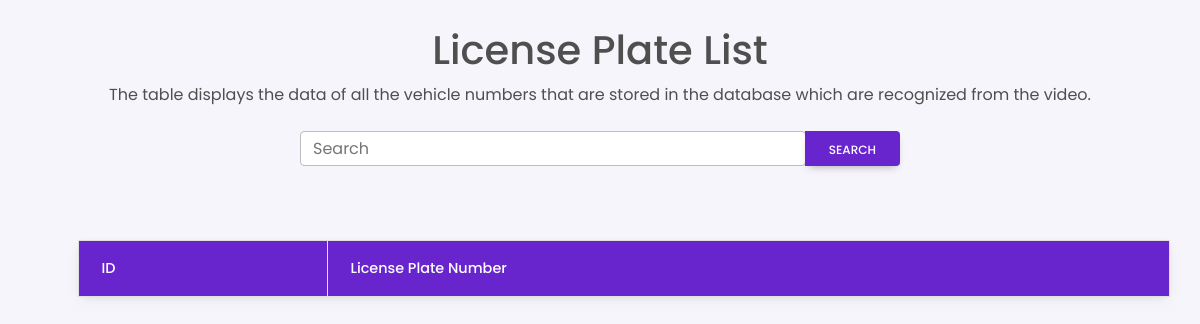
/license_plate_list, run on an earlier commit of the app's database.
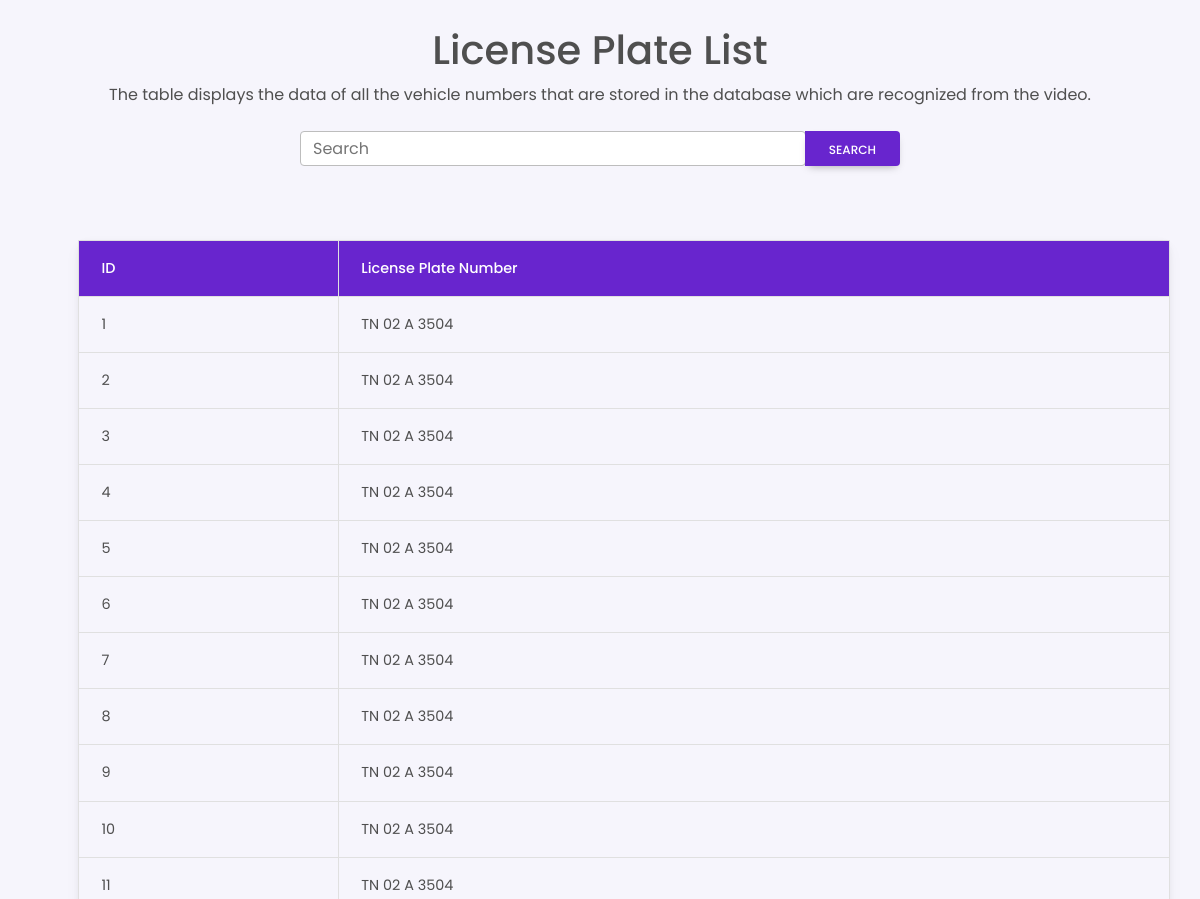
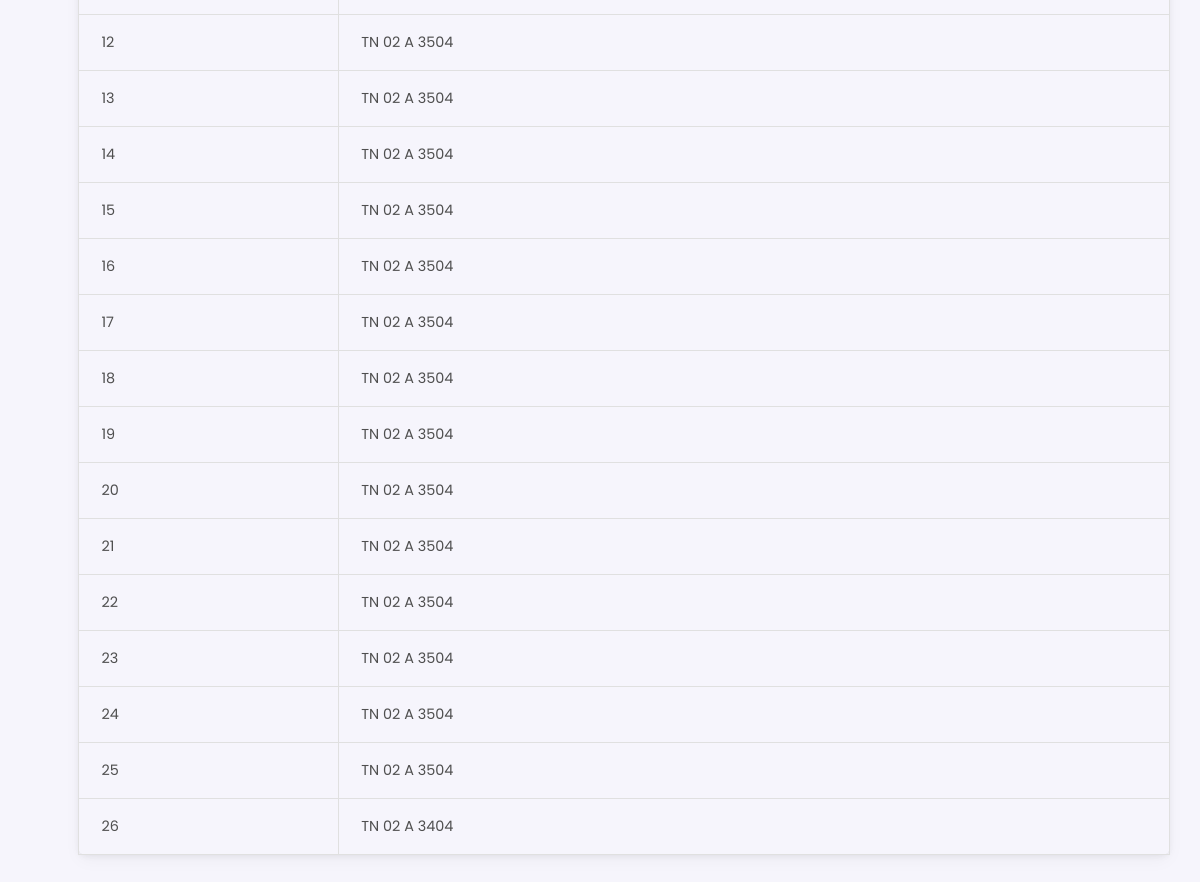
And on a later commit of the database (2 pictures, top to bottom).
### tables this page shows
CREATE TABLE vehicle_numbers
                (id INTEGER PRIMARY KEY AUTOINCREMENT,
                vehicle_number TEXT);

### app.py (the view)
@app.route('/license_plate_list')
def license_plate_list():
    rows = get_vehicle_numbers()
    return render_template('license_plate_list.html', license_plates=rows)

### database.py (called while the page is built)
def get_connection():
    try:
        conn = sqlite3.connect('vehicles.db')
        return conn
    except Exception as e:
        print("Error connecting to the database: %s" % e)

def get_vehicle_numbers():
    conn = get_connection()
    c = conn.cursor()
    try:
        c.execute("SELECT * FROM vehicle_numbers")
    except sqlite3.OperationalError:
        print("Table not found, Creating new table")
        try:
            create_table()
        except sqlite3.Error as e:
            print("Error creating table: %s" % e)
    rows = c.fetchall()
    conn.close()
    return rows

### templates/license_plate_list.html (shortened to what this page needs)
{% extends 'base.html' %}
{% block content %}
    <main class="vh-100">
        <section class="d-flex flex-column h-100 align-items-center">
            <br>
            <h1>License Plate List</h1>
            <p>The table displays the data of all the vehicle numbers that are stored in the database which are recognized from the video.</p>
            <form action="/license_plate_list" class="mt-2 w-50" method="POST">
                <div class="input-group">
                    <input type="search" name="search_query" class="form-control rounded" placeholder="Search" aria-label="Search" aria-describedby="search-addon" />
                    <button type="submit" class="btn btn-primary-">search</button>
                </div>
            </form>
            <br>
            <div class="container p-4">
                <table class="table table-bordered shadow-3 rounded-3 table-hover m-4">
                    <thead class="btn-primary-">
                        <tr>
                            <th>ID</th>
                            <th>License Plate Number</th>
                        </tr>
                    </thead>
                    <tbody>
                        {% for row in license_plates %}
                        <tr>
                            <td>{{ row[0] }}</td>
                            <td>{{ row[1] }}</td>
                        </tr>
                        {% endfor %}
                    </tbody>
                </table>
            </div>
        </section>
    </main>
{% endblock %}

### templates/base.html (shortened to what this page needs)
<!DOCTYPE html>
<html lang="en">
  <head>
    <link
      href="https://cdnjs.cloudflare.com/ajax/libs/font-awesome/6.0.0/css/all.min.css"
      rel="stylesheet"
    />
    <link
      href="https://cdnjs.cloudflare.com/ajax/libs/mdb-ui-kit/6.2.0/mdb.min.css"
      rel="stylesheet"
    />
  </head>
  <body>
    {% block content %} {% endblock %}
  </body>
</html>

### templates/base.html (style rules this page uses)
* { margin: 0; padding: 0; box-sizing: border-box; font-family:'Poppins',sans-serif; }
body { background-color: #f6f5fc; }
.btn-primary- { background-color: #6825ce; color: white; }

What changed in the data, as far as the page shows it:
added vehicle_numbers: id "1", vehicle_number "TN 02 A 3504"
added vehicle_numbers: id "2", vehicle_number "TN 02 A 3504"
added vehicle_numbers: id "3", vehicle_number "TN 02 A 3504"
added vehicle_numbers: id "4", vehicle_number "TN 02 A 3504"
added vehicle_numbers: id "5", vehicle_number "TN 02 A 3504"
added vehicle_numbers: id "6", vehicle_number "TN 02 A 3504"
added vehicle_numbers: id "7", vehicle_number "TN 02 A 3504"
added vehicle_numbers: id "8", vehicle_number "TN 02 A 3504"
added vehicle_numbers: id "9", vehicle_number "TN 02 A 3504"
added vehicle_numbers: id "10", vehicle_number "TN 02 A 3504"
added vehicle_numbers: id "11", vehicle_number "TN 02 A 3504"
added vehicle_numbers: id "12", vehicle_number "TN 02 A 3504"
added vehicle_numbers: id "13", vehicle_number "TN 02 A 3504"
added vehicle_numbers: id "14", vehicle_number "TN 02 A 3504"
added vehicle_numbers: id "15", vehicle_number "TN 02 A 3504"
added vehicle_numbers: id "16", vehicle_number "TN 02 A 3504"
added vehicle_numbers: id "17", vehicle_number "TN 02 A 3504"
added vehicle_numbers: id "18", vehicle_number "TN 02 A 3504"
added vehicle_numbers: id "19", vehicle_number "TN 02 A 3504"
added vehicle_numbers: id "20", vehicle_number "TN 02 A 3504"
added vehicle_numbers: id "21", vehicle_number "TN 02 A 3504"
added vehicle_numbers: id "22", vehicle_number "TN 02 A 3504"
added vehicle_numbers: id "23", vehicle_number "TN 02 A 3504"
added vehicle_numbers: id "24", vehicle_number "TN 02 A 3504"
added vehicle_numbers: id "25", vehicle_number "TN 02 A 3504"
added vehicle_numbers: id "26", vehicle_number "TN 02 A 3404"
